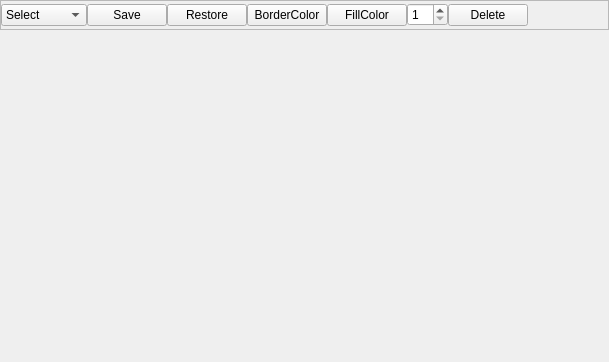
<?xml version="1.0" encoding="UTF-8"?>
<ui version="4.0">
 <class>MainWindow</class>
 <widget class="QWidget" name="MainWindow">
  <property name="geometry">
   <rect>
    <x>0</x>
    <y>0</y>
    <width>609</width>
    <height>362</height>
   </rect>
  </property>
  <property name="windowTitle">
   <string>MainWindow</string>
  </property>
  <layout class="QVBoxLayout" name="verticalLayout">
   <property name="spacing">
    <number>0</number>
   </property>
   <property name="leftMargin">
    <number>0</number>
   </property>
   <property name="topMargin">
    <number>0</number>
   </property>
   <property name="rightMargin">
    <number>0</number>
   </property>
   <property name="bottomMargin">
    <number>0</number>
   </property>
   <item>
    <widget class="QFrame" name="frame">
     <property name="minimumSize">
      <size>
       <width>0</width>
       <height>30</height>
      </size>
     </property>
     <property name="maximumSize">
      <size>
       <width>16777215</width>
       <height>30</height>
      </size>
     </property>
     <property name="frameShape">
      <enum>QFrame::StyledPanel</enum>
     </property>
     <property name="frameShadow">
      <enum>QFrame::Raised</enum>
     </property>
     <layout class="QHBoxLayout" name="horizontalLayout">
      <property name="spacing">
       <number>0</number>
      </property>
      <property name="leftMargin">
       <number>0</number>
      </property>
      <property name="topMargin">
       <number>0</number>
      </property>
      <property name="rightMargin">
       <number>0</number>
      </property>
      <property name="bottomMargin">
       <number>0</number>
      </property>
      <item>
       <widget class="QComboBox" name="m_shapesType">
        <item>
         <property name="text">
          <string>Select</string>
         </property>
        </item>
        <item>
         <property name="text">
          <string>Rectangle</string>
         </property>
        </item>
        <item>
         <property name="text">
          <string>Triangle</string>
         </property>
        </item>
        <item>
         <property name="text">
          <string>Ellipse</string>
         </property>
        </item>
       </widget>
      </item>
      <item>
       <widget class="QPushButton" name="m_btnSave">
        <property name="text">
         <string>Save</string>
        </property>
       </widget>
      </item>
      <item>
       <widget class="QPushButton" name="m_btnRestore">
        <property name="text">
         <string>Restore</string>
        </property>
       </widget>
      </item>
      <item>
       <widget class="QPushButton" name="m_btnBorderColor">
        <property name="text">
         <string>BorderColor</string>
        </property>
        <property name="checkable">
         <bool>false</bool>
        </property>
       </widget>
      </item>
      <item>
       <widget class="QPushButton" name="m_btnFillColor">
        <property name="text">
         <string>FillColor</string>
        </property>
       </widget>
      </item>
      <item>
       <widget class="QSpinBox" name="m_penWidth">
        <property name="minimum">
         <number>1</number>
        </property>
        <property name="maximum">
         <number>49</number>
        </property>
       </widget>
      </item>
      <item>
       <widget class="QPushButton" name="m_btnDelete">
        <property name="text">
         <string>Delete</string>
        </property>
       </widget>
      </item>
      <item>
       <spacer name="horizontalSpacer">
        <property name="orientation">
         <enum>Qt::Horizontal</enum>
        </property>
        <property name="sizeHint" stdset="0">
         <size>
          <width>40</width>
          <height>20</height>
         </size>
        </property>
       </spacer>
      </item>
     </layout>
    </widget>
   </item>
   <item>
    <spacer name="verticalSpacer">
     <property name="orientation">
      <enum>Qt::Vertical</enum>
     </property>
     <property name="sizeHint" stdset="0">
      <size>
       <width>20</width>
       <height>40</height>
      </size>
     </property>
    </spacer>
   </item>
  </layout>
 </widget>
 <layoutdefault spacing="6" margin="11"/>
 <resources/>
 <connections/>
</ui>
